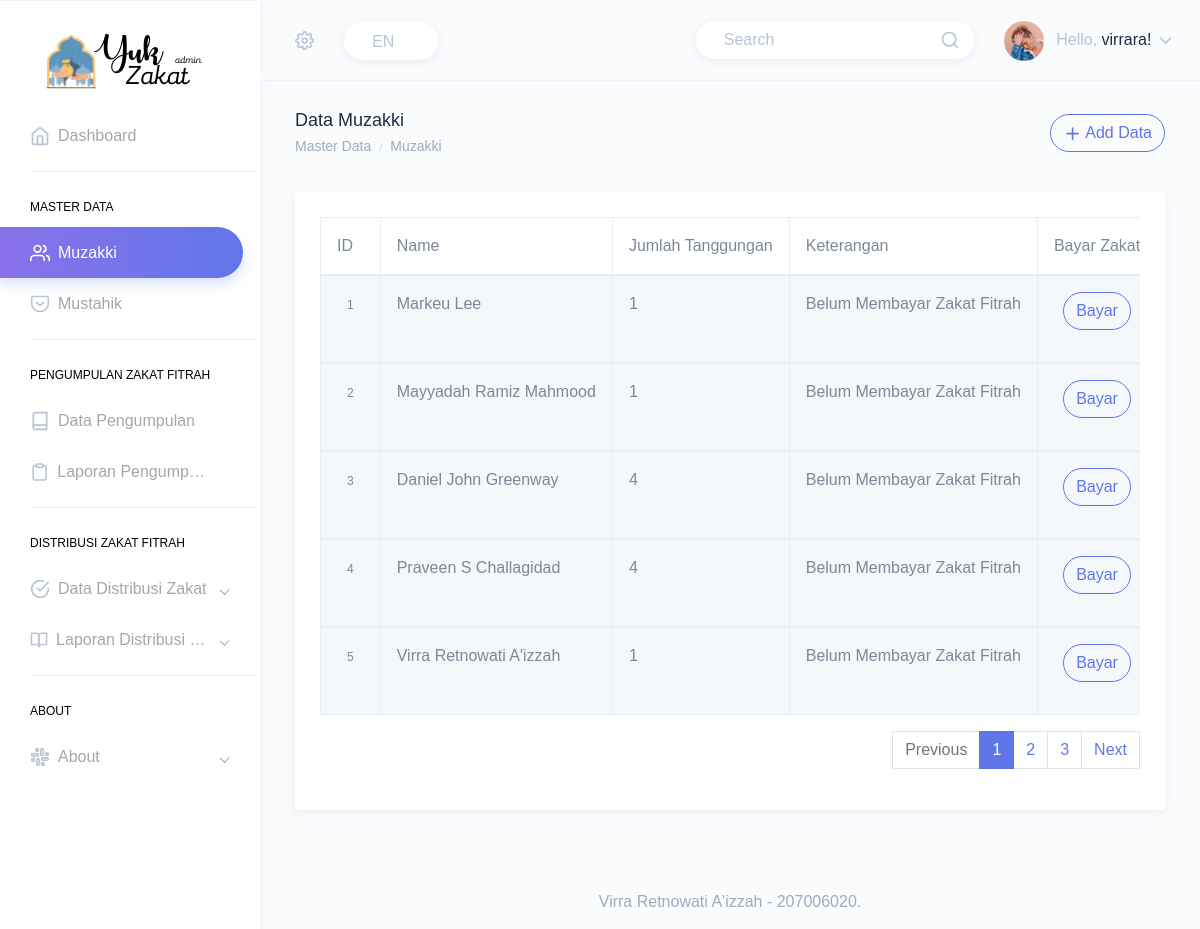
/html/muzakki.php (signed in), run on the app's committed database.
### tables this page shows
CREATE TABLE `muzakki` (
  `id_muzakki` int(11) NOT NULL,
  `nama_muzakki` varchar(100) NOT NULL,
  `jumlah_tanggungan` int(12) NOT NULL,
  `keterangan` varchar(100) NOT NULL
);

### html/muzakki.php (the view, shortened to what this page needs)
<!DOCTYPE html>
<html dir="ltr" lang="en">
<head>
    <link href="../dist/css/style.min.css" rel="stylesheet">
</head>
<body>
    <div id="main-wrapper" data-theme="light" data-layout="vertical" data-navbarbg="skin6" data-sidebartype="full" data-sidebar-position="fixed" data-header-position="fixed" data-boxed-layout="full">
        <header class="topbar" data-navbarbg="skin6">
            <nav class="navbar top-navbar navbar-expand-md">
                <div class="navbar-header" data-logobg="skin6">
                    <div class="navbar-brand">
                        <a href="\zakatfitrah/index.php">
                            <b class="logo-icon">
                                <img src="../assets/images/logo1.png" alt="homepage" class="dark-logo" />
                            </b>
                        </a>
                    </div>
                </div>
                <div class="navbar-collapse collapse" id="navbarSupportedContent">
                    <ul class="navbar-nav float-left mr-auto ml-3 pl-1">
                        <li class="nav-item dropdown">
                            <a class="nav-link dropdown-toggle" href="#" id="navbarDropdown" role="button"
                                data-toggle="dropdown" aria-haspopup="true" aria-expanded="false">
                                <i data-feather="settings" class="svg-icon"></i>
                            </a>
                        </li>
                        <li class="nav-item d-none d-md-block">
                            <a class="nav-link" href="javascript:void(0)">
                                <div class="customize-input">
                                    <select
                                        class="custom-select form-control bg-white custom-radius custom-shadow border-0">
                                        <option selected>EN</option>
                                    </select>
                                </div>
                            </a>
                        </li>
                    </ul>
                    <ul class="navbar-nav float-right">
                        <li class="nav-item d-none d-md-block">
                            <a class="nav-link" href="javascript:void(0)">
                                <form>
                                    <div class="customize-input">
                                        <input class="form-control custom-shadow custom-radius border-0 bg-white"
                                            type="search" placeholder="Search" aria-label="Search">
                                        <i class="form-control-icon" data-feather="search"></i>
                                    </div>
                                </form>
                            </a>
                        </li>
                        <li class="nav-item dropdown">
                            <a class="nav-link dropdown-toggle" href="javascript:void(0)" data-toggle="dropdown"
                                aria-haspopup="true" aria-expanded="false">
                                <img src="../assets/images/users/profile-pic.jpg" alt="user" class="rounded-circle"
                                    width="40">
                                <span class="ml-2 d-none d-lg-inline-block"><span>Hello,</span> <span
                                        class="text-dark"><?php echo "" . $_SESSION['username'] ."!". ""; ?></span> <i data-feather="chevron-down"
                                        class="svg-icon"></i></span>
                            </a>
                        </li>
                    </ul>
                </div>
            </nav>
        </header>
        <aside class="left-sidebar" data-sidebarbg="skin6">
            <div class="scroll-sidebar" data-sidebarbg="skin6">
                <nav class="sidebar-nav">
                    <ul id="sidebarnav">
                        <li class="sidebar-item"> <a class="sidebar-link sidebar-link" href="\zakatfitrah/index.php"
                                aria-expanded="false"><i data-feather="home" class="feather-icon"></i><span
                                    class="hide-menu">Dashboard</span></a></li>
                        <li class="list-divider"></li>
                        <li class="nav-small-cap"><span class="hide-menu">Master Data</span></li>
                        <li class="sidebar-item"> <a class="sidebar-link" href="muzakki.php"
                                aria-expanded="false"><i data-feather="users" class="feather-icon"></i><span
                                    class="hide-menu">Muzakki
                                </span></a>
                        </li>
                        <li class="sidebar-item"> <a class="sidebar-link sidebar-link" href="mustahik.php"
                                aria-expanded="false"><i data-feather="pocket" class="feather-icon"></i><span
                                    class="hide-menu">Mustahik</span></a>
                        </li>
                        <li class="list-divider"></li>
                        <li class="nav-small-cap"><span class="hide-menu">Pengumpulan Zakat Fitrah</span></li>
                        <li class="sidebar-item"> <a class="sidebar-link" href="pengumpulan-zakat.php"
                                aria-expanded="false"><i data-feather="book" class="feather-icon"></i><span
                                    class="hide-menu">Data Pengumpulan
                                </span></a>
                        </li>
                        <li class="sidebar-item"> <a class="sidebar-link" href="lap-pengumpulan.php"
                                aria-expanded="false"><i data-feather="clipboard" class="feather-icon"></i><span
                                    class="hide-menu">Laporan Pengumpulan
                                </span></a>
                        </li>
                        <li class="list-divider"></li>
                        <li class="nav-small-cap"><span class="hide-menu">Distribusi Zakat Fitrah</span></li>
                        <li class="sidebar-item"> <a class="sidebar-link has-arrow" href="javascript:void(0)"
                                aria-expanded="false"><i data-feather="check-circle" class="feather-icon"></i><span
                                    class="hide-menu">Data Distribusi Zakat</span></a>
                        </li>
                        <li class="sidebar-item"> <a class="sidebar-link has-arrow" href="javascript:void(0)"
                                aria-expanded="false"><i data-feather="book-open" class="feather-icon"></i><span
                                    class="hide-menu">Laporan Distribusi Zakat </span></a>
                        </li>
                        <li class="list-divider"></li>
                        <li class="nav-small-cap"><span class="hide-menu">About</span></li>
                        <li class="sidebar-item"> <a class="sidebar-link has-arrow" href="javascript:void(0)"
                                aria-expanded="false"><i data-feather="slack" class="feather-icon"></i><span
                                    class="hide-menu">About </span></a>
                        </li>
                    </ul>
                </nav>
            </div>
        </aside>
        <div class="page-wrapper">
            <div class="page-breadcrumb">
                <div class="row">
                    <div class="col-7 align-self-center">
                        <h4 class="page-title text-truncate text-dark font-weight-medium mb-1">Data Muzakki</h4>
                        <div class="d-flex align-items-center">
                            <nav aria-label="breadcrumb">
                                <ol class="breadcrumb m-0 p-0">
                                    <li class="breadcrumb-item"><a href="index.html" class="text-muted">Master Data</a></li>
                                    <li class="breadcrumb-item text-muted active" aria-current="page">Muzakki</li>
                                </ol>
                            </nav>
                        </div>
                    </div>
                    <div class="col-5 align-self-center">
                        <div>
                        <button type="button" class="btn btn-rounded btn-outline-primary float-right" data-toggle="modal" data-target="#add_data_Modal" name="insert" id="insert"><i data-feather="plus" class="svg-icon"></i> Add Data</button>
                        </div>
                    </div>
                </div>
            </div>
            <div class="container-fluid">
                <div class="row">
                    <div class="col-12">
                        <div class="card">
                            <div class="card-body">
                                <div id="muzakki_table" class="table-responsive">
                                    <table id="zero_config" class="table table-striped table-bordered no-wrap">
                                        <thead>
                                            <tr>
                                                <th>ID</th>
                                                <th>Name</th>
                                                <th>Jumlah Tanggungan</th>
                                                <th>Keterangan</th>
                                                <th>Bayar Zakat</th>
                                            </tr>
                                        </thead>
                                        <?php
                                        include "config.php";
                                        $no = 1;
                                        $query = mysqli_query($conn, 'SELECT * FROM muzakki');
                                        while ($data = mysqli_fetch_array($query)) {
                                        ?>
                                        <tbody>
                                            <tr>
                                                <td><span class="badge badge-light-warning"><?php echo $no++ ?></span></td>
                                                <td><a class="font-weight-medium link"><?php echo $data['nama_muzakki'] ?></a></td>
                                                <td><a class="font-bold link"><?php echo $data['jumlah_tanggungan'] ?></a></td>
                                                <td><a href="javascript:void(0)" class="font-bold link"><?php echo $data['keterangan'] ?></a></td>
                                                <td>
                                                    <div class="form-group text-center">
                                                        <button type="button" id_muzakki="<?php echo $data["id_muzakki"]; ?>" name="bayar" value="Bayar" class="btn btn-rounded btn-outline-primary bayar" data-toggle="modal" data-target="#add_bayar_Modal" name="insert_bayar" id="insert_bayar">
                                                            Bayar</button>
                                                    </div>
                                                </td>
                                            </tr>
                                        </tbody>
                                        <?php } ?>
                                    </table>
                                    <ul class="pagination float-right">
                                        <li class="page-item disabled">
                                            <a class="page-link" href="#" tabindex="-1">Previous</a>
                                        </li>
                                        <li class="page-item active"><a class="page-link" href="#">1</a></li>
                                        <li class="page-item">
                                            <a class="page-link" href="#">2 <span class="sr-only">(current)</span></a>
                                        </li>
                                        <li class="page-item"><a class="page-link" href="#">3</a></li>
                                        <li class="page-item">
                                            <a class="page-link" href="#">Next</a>
                                        </li>
                                    </ul>
                                </div>
                            </div>
                        </div>
                    </div>
                </div>
            </div>
            <footer class="footer text-center text-muted">
                Virra Retnowati A'izzah - 207006020.
            </footer>
        </div>
    </div>
</body>
</html>

### data on the page
muzakki: nama_muzakki "Markeu Lee", jumlah_tanggungan "1", keterangan "Belum Membayar Zakat Fitrah"
muzakki: nama_muzakki "Mayyadah Ramiz Mahmood", jumlah_tanggungan "1", keterangan "Belum Membayar Zakat Fitrah"
muzakki: nama_muzakki "Daniel John Greenway", jumlah_tanggungan "4", keterangan "Belum Membayar Zakat Fitrah"
muzakki: nama_muzakki "Praveen S Challagidad", jumlah_tanggungan "4", keterangan "Belum Membayar Zakat Fitrah"
muzakki: nama_muzakki "Virra Retnowati A'izzah", jumlah_tanggungan "1", keterangan "Belum Membayar Zakat Fitrah"

### other printed values
$_SESSION['username'] "virrara"
